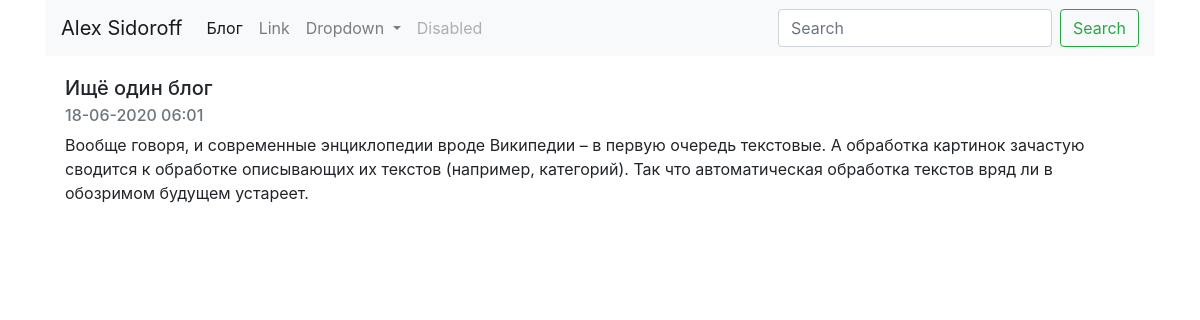
Page /blog/3/ on the committed database.
### blog/models.py (models this page shows, shortened)
class Blog(models.Model):
    title = models.CharField(max_length=100)
    date = models.DateTimeField()
    text = models.TextField(max_length=1000)

### blog/views.py (the view)
# urls.py: path('<int:blog_id>/', views.detail, name='detail'),
def detail(request, blog_id):
    blog = get_object_or_404(Blog, pk=blog_id)
    return render(request, 'blog/detail.html', {'blog': blog})

### blog/templates/blog/detail.html
{% extends 'portfolio/base.html' %}
{% load static %}
{% block content %}
        <div class="card">
          <div class="card-body">
            <h5 class="card-title">{{ blog.title }}</h5>
              <h6 class="card-subtitle mb-2 text-muted">{{ blog.date|date:"d-m-Y h:i" }}</h6>
            <p class="card-text">{{ blog.text }}</p>
          </div>
        </div>
{% endblock %}

### rows in the picture
Blog: title "Ищё один блог", date "18-06-2020 06:01", text "Вообще говоря, и современные энциклопедии вроде Википедии – в первую очередь текстовые. А обработка картинок зачастую сводится к обработке описывающих их текстов (например, категорий). Так что автоматическая обработка текстов вряд ли в обозримом будущем устареет."
